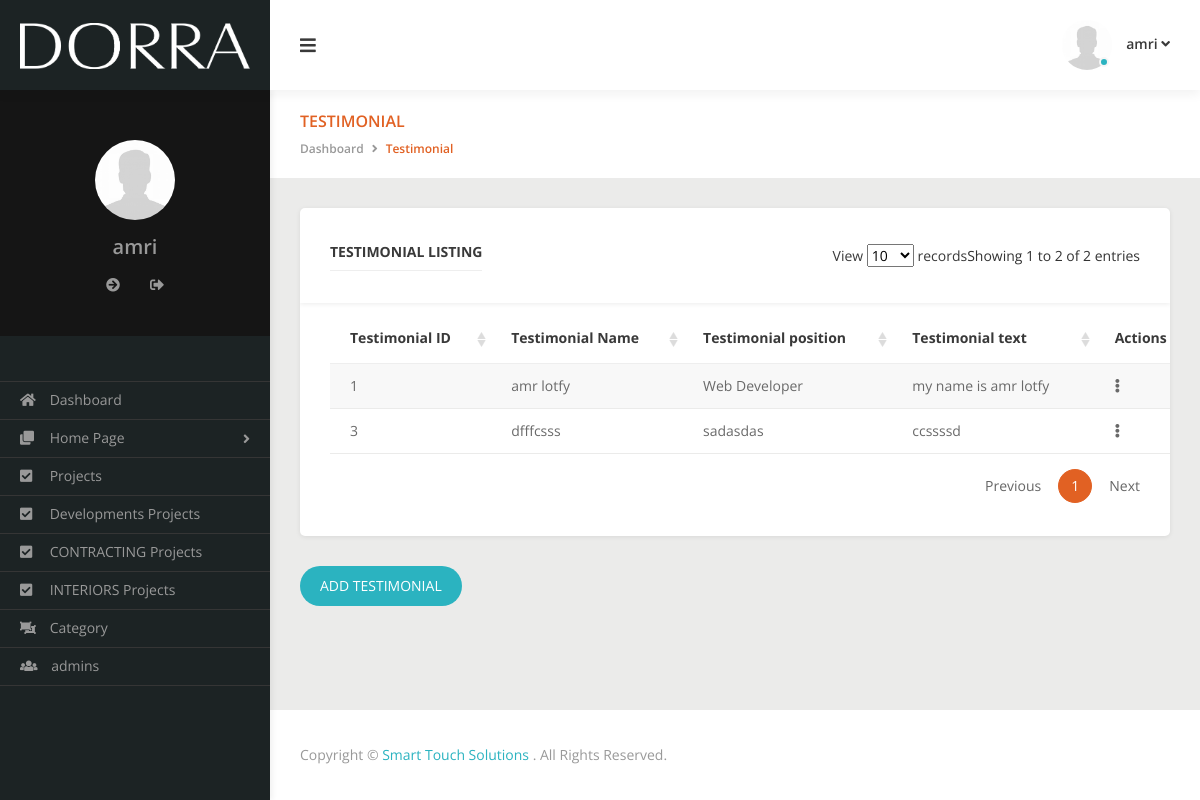
The app's page /testimonial.php (signed in) with its own data.
### tables this page shows
CREATE TABLE `testimonial` (
  `ID` int(11) NOT NULL,
  `test_name` varchar(255) NOT NULL,
  `test_position` varchar(255) NOT NULL,
  `test_text` varchar(255) NOT NULL
);

### includes/functions/functions.php (called while the page is built, shortened)
<?php
    function getReco($table){
        global $con;
        $getReco = $con->prepare("SELECT * FROM $table ");
        $getReco->execute();
        $infos = $getReco->fetchAll();
        return $infos;
    }

### testimonial.php (the view, shortened to what this page needs)
<?php
if(isset($_SESSION['username'])){
include 'init.php';
?>
         <main class="main--container">
            <section class="page--header">
                <div class="container-fluid">
                    <div class="row">
                        <div class="col-lg-6">
                            <h2 class="page--title h5">Testimonial</h2>
                            <ul class="breadcrumb">
                                <li class="breadcrumb-item"><a href="ecommerce.html">Dashboard</a></li>
                                <li class="breadcrumb-item active"><span>Testimonial</span></li>
                            </ul>
                        </div>
                    </div>
                </div>
            </section>
            <section class="main--content">
                <div class="panel">
                    <div class="records--list" data-title="Testimonial Listing">
                        <table id="recordsListView">
                            <thead>
                                <tr>
                                    <th>Testimonial ID</th>
                                    <th>Testimonial Name</th>
                                    <th>Testimonial position</th>
                                    <th>Testimonial text</th>
                                    <th class="not-sortable">Actions</th>
                                </tr>
                            </thead>
                            <tbody>
                                <?php
                                foreach (getReco('testimonial') as $ad) {
                               echo '<tr>';
                               echo  '<td>' . $ad["ID"] . '</td>';
                               echo   '<td>' . $ad["test_name"] .'</td>';
                               echo '<td>' . $ad["test_position"] . ' </td>' ;
                               echo '<td>' . $ad["test_text"] . ' </td>' ;
                               echo '<td><div class="dropleft">
                                            <a href="#" class="btn-link" data-toggle="dropdown"><i class="fa fa-ellipsis-v"></i></a>';
                                       echo '</div>';
                                   echo '</td>';
                               echo '</tr>';
                }
                      ?>
                            </tbody>
                        </table>
                    </div>
                </div>
                  <a href="testimonial-add.php" class="btn  btn-info">Add Testimonial</a>
                  <br><br>
            </section>
<?php
include $tpl . 'footer.php';
}else{
     header('Location: index.php');
        exit();
}
?>

### records on screen
testimonial: ID "1", test_name "amr lotfy", test_position "Web Developer", test_text "my name is amr lotfy"
testimonial: ID "3", test_name "dfffcsss", test_position "sadasdas", test_text "ccssssd"

### other values on screen
$_SESSION['username'] "amri"
